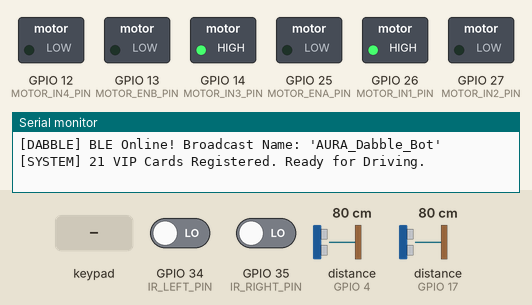
Bench run of a sketch on a simulated ESP32. On the bench: switched loads named in the sketch (green lamp = pin HIGH), the last lines printed to the serial monitor. Wiring (inferred from the names in the program): 2 × ultrasonic range finder: trigger GPIO 2, echo GPIO 4 / trigger GPIO 16, echo GPIO 17. Inputs (shaded band) come from the test bench; at power-on: GPIO 34 (IR_LEFT_PIN) LOW, distance to the obstacle (sensors on GPIO 4, GPIO 17) 80 cm, GPIO 35 (IR_RIGHT_PIN) LOW. The echo pulse lasts 58.3 µs per cm; pins used as bus, display or sensor lines are not drawn.

Above: at 1.2 s.
1.3 s: key '+' pressed
At 2.5 s:
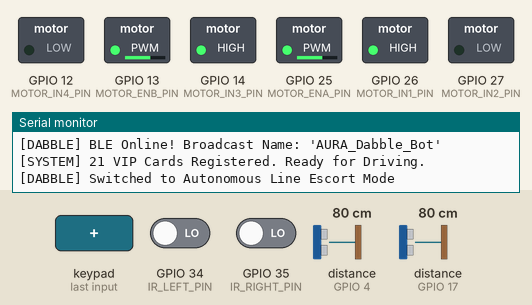
2.8 s: GPIO 34 (IR_LEFT_PIN) driven HIGH
At 3.9 s:
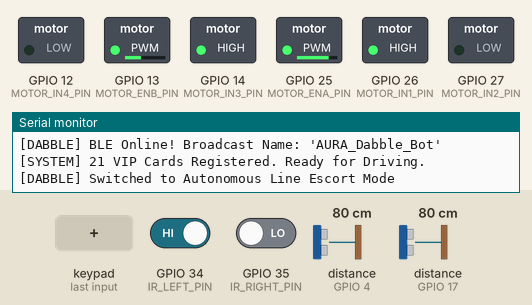
5.8 s: distance to the obstacle (sensor on GPIO 4) set to 39 cm
7.3 s: distance to the obstacle (sensor on GPIO 4) set to 32 cm
At 7.8 s:
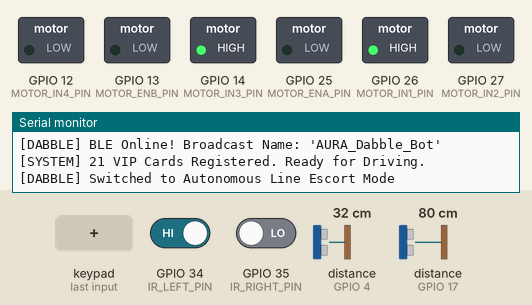
8.8 s: distance to the obstacle (sensor on GPIO 4) set to 60 cm
At 9.7 s:
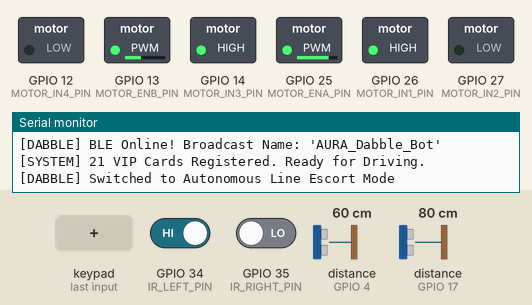
Timing chart, 0 to 11.3 s (numbered marks = the images above; inputs shaded):
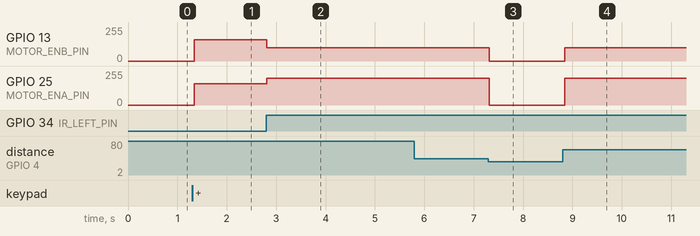

Measured:
- the behaviour switches between 36 and 35 cm on distance to the obstacle (sensor on GPIO 4) (found by bisection; images 2 and 3)
- after the input at 1.3 s, GPIO 13 (MOTOR_ENB_PIN), GPIO 25 (MOTOR_ENA_PIN): 0/255 → 160/255 at once
- after the input at 2.8 s, GPIO 13 (MOTOR_ENB_PIN): 160/255 → 100/255 at once; GPIO 25 (MOTOR_ENA_PIN): 160/255 → 200/255 at once
- after the input at 5.8 s, every drawn part: stays the same
- after the input at 7.3 s, GPIO 13 (MOTOR_ENB_PIN): 100/255 → 0/255 at once; GPIO 25 (MOTOR_ENA_PIN): 200/255 → 0/255 at once
- after the input at 8.8 s, GPIO 13 (MOTOR_ENB_PIN): 0/255 → 100/255 at once; GPIO 25 (MOTOR_ENA_PIN): 0/255 → 200/255 at once

The sketch:

AURA_Dabble_Gamepad.ino
```cpp
/*
 * ======================================================================================
 * AURA-EJUST — DABBLE GAMEPAD FIRMWARE (ESP32 DevKit V1)
 * ======================================================================================
 * Allows full remote manual driving of the VIP Humanoid Robot using the "Dabble" mobile app
 * from STEMpedia (iOS / Android) over Bluetooth Low Energy (BLE).
 *
 * Supported Dabble Modules:
 *   1. GamePad Digital Mode: Directional D-Pad (Up, Down, Left, Right) + Action Buttons
 *   2. GamePad Analog Mode: Fluid Dual-Axis Joystick (Variable Speed Differential Drive)
 *
 * Integrated Hardware & Safety:
 *   - L298N Dual H-Bridge Driver (4 DC Motors)
 *   - HC-SR04 Ultrasonic Collision Sensor (Automatic Safety Brake if obstacle < 35 cm)
 *   - MFRC522 NFC Reader (SPI) — 21 Pre-loaded VIP Cards (7-byte & 4-byte UIDs)
 *   - TCRT5000 IR Sensors (Autonomous Line Escort mode triggerable via Start button)
 *
 * How to Connect:
 *   1. Install "Dabble - Bluetooth Controller" from Google Play Store or Apple App Store.
 *   2. Install "DabbleESP32" library in Arduino IDE (Tools -> Manage Libraries -> DabbleESP32).
 *   3. Open Dabble App -> Tap Bluetooth icon -> Select "AURA_Dabble_Bot" -> Open "GamePad".
 * ======================================================================================
 */

#define CUSTOM_SETTINGS
#define INCLUDE_GAMEPAD_MODULE
#include <DabbleESP32.h>
#include <SPI.h>
#include <MFRC522.h>

// ======================================================================================
// 1. PIN DEFINITIONS (ESP32 DevKit V1)
// ======================================================================================

// L298N Dual H-Bridge Motor Driver (4 DC Motors)
#define MOTOR_ENA_PIN   25    // Left Motors PWM Speed (0-255)
#define MOTOR_IN1_PIN   26    // Left Motors Dir 1
#define MOTOR_IN2_PIN   27    // Left Motors Dir 2
#define MOTOR_IN3_PIN   14    // Right Motors Dir 1
#define MOTOR_IN4_PIN   12    // Right Motors Dir 2
#define MOTOR_ENB_PIN   13    // Right Motors PWM Speed (0-255)

// MFRC522 NFC Reader (Hardware VSPI)
#define NFC_SS_PIN      5     // SDA / SS
#define NFC_RST_PIN     21    // Reset pin
// SPI Default Pins: SCK=18, MISO=19, MOSI=23

// IR Line Tracking Sensors (1 or 2 Sensors)
#define IR_LEFT_PIN     34    // Left IR Sensor (Input Only pin)
#define IR_RIGHT_PIN    35    // Right IR Sensor (Input Only pin, set to -1 if using only 1 IR)
#define LINE_ACTIVE     LOW   // LOW when sensor sees black line

// HC-SR04 Ultrasonic Sensors (Front Obstacle Collision Safety)
#define TRIG_PIN_1      2     // Front Ultrasonic Trig
#define ECHO_PIN_1      4     // Front Ultrasonic Echo
#define TRIG_PIN_2      16    // Optional 2nd Ultrasonic Trig (-1 if not connected)
#define ECHO_PIN_2      17    // Optional 2nd Ultrasonic Echo (-1 if not connected)

// Safety Thresholds
#define OBSTACLE_STOP_CM    35    // Emergency stop distance (cm)

// Driving Speeds
int normalDriveSpeed = 160;   // Default drive PWM (0-255)
int turboDriveSpeed  = 230;   // Turbo drive PWM (Triangle button)
int precisionSpeed   = 100;   // Precision drive PWM (Circle button)
int activeMaxSpeed   = 160;

// ======================================================================================
// 2. 21 REGISTERED SUMMIT NFC CARDS (Clean ID Numbering: VIP Guest 1 .. 21)
// ======================================================================================
struct VIPCard {
    const char* code;
    uint8_t id;
};

const VIPCard VIP_CARDS[] = {
    {"53B80572420001", 1},
    {"53B90572420001", 2},
    {"53BA0572420001", 3},
    {"53BB0572420001", 4},
    {"53C00572420001", 5},
    {"53C10572420001", 6},
    {"53C20572420001", 7},
    {"53C30572420001", 8},
    {"53C80572420001", 9},
    {"53C90572420001", 10},
    {"53CA0572420001", 11},
    {"53CB0572420001", 12},
    {"53D00572420001", 13},
    {"53D10572420001", 14},
    {"53D20572420001", 15},
    {"53D30572420001", 16},
    {"53D80572420001", 17},
    {"53D90572420001", 18},
    {"53DA0572420001", 19},
    {"53DB0572420001", 20},
    {"53E00572420001", 21}
};
const int TOTAL_VIP_CARDS = sizeof(VIP_CARDS) / sizeof(VIP_CARDS[0]);

// ======================================================================================
// 3. OBJECTS & STATE VARIABLES
// ======================================================================================
MFRC522 rfid(NFC_SS_PIN, NFC_RST_PIN);

enum DriveMode { MODE_MANUAL_DABBLE, MODE_AUTO_LINE_ESCORT };
DriveMode currentMode = MODE_MANUAL_DABBLE;

unsigned long lastNfcScanTime = 0;
unsigned long lastTelemetryTime = 0;
bool obstacleActive = false;

// Forward Declarations
void setMotors(int leftSpeed, int rightSpeed);
void stopMotors();
long getMinObstacleDistance();
void checkNfcReader();
void handleDabbleGamepad();
void runAutonomousLineEscort();

// ======================================================================================
// 4. MOTOR CONTROL
// ======================================================================================
void setMotors(int leftSpeed, int rightSpeed) {
    if (leftSpeed >= 0) {
        digitalWrite(MOTOR_IN1_PIN, HIGH);
        digitalWrite(MOTOR_IN2_PIN, LOW);
    } else {
        digitalWrite(MOTOR_IN1_PIN, LOW);
        digitalWrite(MOTOR_IN2_PIN, HIGH);
        leftSpeed = -leftSpeed;
    }

    if (rightSpeed >= 0) {
        digitalWrite(MOTOR_IN3_PIN, HIGH);
        digitalWrite(MOTOR_IN4_PIN, LOW);
    } else {
        digitalWrite(MOTOR_IN3_PIN, LOW);
        digitalWrite(MOTOR_IN4_PIN, HIGH);
        rightSpeed = -rightSpeed;
    }

    analogWrite(MOTOR_ENA_PIN, constrain(leftSpeed, 0, 255));
    analogWrite(MOTOR_ENB_PIN, constrain(rightSpeed, 0, 255));
}

void stopMotors() {
    setMotors(0, 0);
}

// ======================================================================================
// 5. ULTRASONIC SENSOR
// ======================================================================================
long readUltrasonicCM(int trigPin, int echoPin) {
    if (trigPin < 0 || echoPin < 0) return 999;
    digitalWrite(trigPin, LOW);
    delayMicroseconds(2);
    digitalWrite(trigPin, HIGH);
    delayMicroseconds(10);
    digitalWrite(trigPin, LOW);
    long duration = pulseIn(echoPin, HIGH, 22000);
    if (duration == 0) return 999;
    return duration * 0.034 / 2;
}

long getMinObstacleDistance() {
    long d1 = readUltrasonicCM(TRIG_PIN_1, ECHO_PIN_1);
    long d2 = (TRIG_PIN_2 >= 0) ? readUltrasonicCM(TRIG_PIN_2, ECHO_PIN_2) : 999;
    return min(d1, d2);
}

// ======================================================================================
// 6. NFC READER
// ======================================================================================
void checkNfcReader() {
    if (!rfid.PICC_IsNewCardPresent()) return;

    unsigned long now = millis();
    if (now - lastNfcScanTime < 1500) return;

    if (!rfid.PICC_ReadCardSerial()) {
        lastNfcScanTime = now;
        return;
    }
    lastNfcScanTime = now;

    String uidStr = "";
    for (byte i = 0; i < rfid.uid.size; i++) {
        if (rfid.uid.uidByte[i] < 0x10) uidStr += "0";
        uidStr += String(rfid.uid.uidByte[i], HEX);
    }
    uidStr.toUpperCase();

    rfid.PICC_HaltA();
    rfid.PCD_StopCrypto1();

    int matchedIdx = -1;
    for (int i = 0; i < TOTAL_VIP_CARDS; i++) {
        if (uidStr.equalsIgnoreCase(VIP_CARDS[i].code)) {
            matchedIdx = i;
            break;
        }
    }

    if (matchedIdx >= 0) {
        Serial.printf("[NFC VALID] Welcome VIP Guest %d (Code: %s)\n", VIP_CARDS[matchedIdx].id, uidStr.c_str());
    } else {
        Serial.printf("[NFC UNKNOWN] Unregistered Card: %s\n", uidStr.c_str());
    }
}

// ======================================================================================
// 7. DABBLE GAMEPAD HANDLER (DIGITAL & ANALOG JOYSTICK)
// ======================================================================================
void handleDabbleGamepad() {
    Dabble.processInput(); // Fetch latest Bluetooth packet from Dabble app

    // 1. Button Speed Profile Selection
    if (GamePad.isTrianglePressed()) {
        activeMaxSpeed = turboDriveSpeed;  // Turbo Mode
    } else if (GamePad.isCirclePressed()) {
        activeMaxSpeed = precisionSpeed;   // Precision Crawl Mode
    } else {
        activeMaxSpeed = normalDriveSpeed; // Normal Mode
    }

    // 2. Start / Select / Cross Actions
    if (GamePad.isStartPressed()) {
        currentMode = MODE_AUTO_LINE_ESCORT;
        Serial.println("[DABBLE] Switched to Autonomous Line Escort Mode");
        return;
    }
    if (GamePad.isSelectPressed() || GamePad.isCrossPressed()) {
        currentMode = MODE_MANUAL_DABBLE;
        stopMotors();
        Serial.println("[DABBLE] Stopped / Manual Mode Restored");
        return;
    }

    // 3. Obstacle Collision Safety Check
    long dist = getMinObstacleDistance();
    bool obstacleAhead = (dist < OBSTACLE_STOP_CM);

    // 4. Analog Joystick Mode
    // getXaxisData() and getYaxisData() range between -7.0 and 7.0
    float joyX = GamePad.getXaxisData();
    float joyY = GamePad.getYaxisData();

    // Check if joystick is being actively moved (outside 1.0 deadzone)
    if (abs(joyX) > 1.0 || abs(joyY) > 1.0) {
        // Map joystick input to motor PWM
        int fwdSpeed  = map((long)(joyY * 10), -70, 70, -activeMaxSpeed, activeMaxSpeed);
        int turnSpeed = map((long)(joyX * 10), -70, 70, -activeMaxSpeed, activeMaxSpeed);

        // Safety override: prevent forward driving if obstacle is detected
        if (fwdSpeed > 0 && obstacleAhead) {
            stopMotors();
            Serial.printf("[SAFETY] Forward move blocked! Obstacle at %ld cm\n", dist);
            return;
        }

        int leftMotor  = constrain(fwdSpeed + turnSpeed, -255, 255);
        int rightMotor = constrain(fwdSpeed - turnSpeed, -255, 255);

        setMotors(leftMotor, rightMotor);
        return;
    }

    // 5. Digital D-Pad Mode (Buttons)
    if (GamePad.isUpPressed()) {
        if (obstacleAhead) {
            stopMotors();
            Serial.printf("[SAFETY] Move Up blocked! Obstacle at %ld cm\n", dist);
        } else {
            setMotors(activeMaxSpeed, activeMaxSpeed); // Forward
        }
    } else if (GamePad.isDownPressed()) {
        setMotors(-activeMaxSpeed, -activeMaxSpeed);  // Backward
    } else if (GamePad.isLeftPressed()) {
        setMotors(-activeMaxSpeed, activeMaxSpeed);   // Spin Left
    } else if (GamePad.isRightPressed()) {
        setMotors(activeMaxSpeed, -activeMaxSpeed);   // Spin Right
    } else {
        stopMotors(); // No button pressed -> Motors off
    }
}

// ======================================================================================
// 8. AUTONOMOUS LINE ESCORT (TRIGGERED VIA START BUTTON)
// ======================================================================================
void runAutonomousLineEscort() {
    long dist = getMinObstacleDistance();
    if (dist < OBSTACLE_STOP_CM) {
        stopMotors();
        return;
    }

    int leftIR = digitalRead(IR_LEFT_PIN);
    int rightIR = (IR_RIGHT_PIN >= 0) ? digitalRead(IR_RIGHT_PIN) : -1;

    if (rightIR == -1) {
        setMotors(normalDriveSpeed, normalDriveSpeed);
        return;
    }

    bool leftOn = (leftIR == LINE_ACTIVE);
    bool rightOn = (rightIR == LINE_ACTIVE);

    if (leftOn && rightOn) {
        setMotors(normalDriveSpeed, normalDriveSpeed);
    } else if (leftOn && !rightOn) {
        setMotors(normalDriveSpeed - 60, normalDriveSpeed + 40); // Steer left
    } else if (!leftOn && rightOn) {
        setMotors(normalDriveSpeed + 40, normalDriveSpeed - 60); // Steer right
    } else {
        setMotors(normalDriveSpeed, normalDriveSpeed);
    }
}

// ======================================================================================
// 9. SETUP & MAIN LOOP
// ======================================================================================
void setup() {
    Serial.begin(115200);
    Serial.println("\n--- [AURA-EJUST] Dabble Gamepad Controller (ESP32 DevKit V1) ---");

    // Initialize SPI & MFRC522 NFC Reader
    SPI.begin();
    rfid.PCD_Init();
    Serial.println("[NFC] MFRC522 Initialized (SPI: SCK=18, MISO=19, MOSI=23, SS=5)");

    // Initialize Motor Driver Pins
    pinMode(MOTOR_ENA_PIN, OUTPUT);
    pinMode(MOTOR_IN1_PIN, OUTPUT);
    pinMode(MOTOR_IN2_PIN, OUTPUT);
    pinMode(MOTOR_IN3_PIN, OUTPUT);
    pinMode(MOTOR_IN4_PIN, OUTPUT);
    pinMode(MOTOR_ENB_PIN, OUTPUT);
    stopMotors();

    // Initialize IR Sensors
    pinMode(IR_LEFT_PIN, INPUT);
    if (IR_RIGHT_PIN >= 0) pinMode(IR_RIGHT_PIN, INPUT);

    // Initialize Ultrasonic Sensors
    pinMode(TRIG_PIN_1, OUTPUT);
    pinMode(ECHO_PIN_1, INPUT);
    if (TRIG_PIN_2 >= 0) {
        pinMode(TRIG_PIN_2, OUTPUT);
        pinMode(ECHO_PIN_2, INPUT);
    }

    // Initialize Dabble BLE Stack
    Dabble.begin("AURA_Dabble_Bot");
    Serial.println("[DABBLE] BLE Online! Broadcast Name: 'AURA_Dabble_Bot'");
    Serial.printf("[SYSTEM] %d VIP Cards Registered. Ready for Driving.\n", TOTAL_VIP_CARDS);
}

void loop() {
    checkNfcReader();

    if (currentMode == MODE_MANUAL_DABBLE) {
        handleDabbleGamepad();
    } else if (currentMode == MODE_AUTO_LINE_ESCORT) {
        // Allow exiting auto mode with Gamepad buttons
        Dabble.processInput();
        if (GamePad.isSelectPressed() || GamePad.isCrossPressed()) {
            currentMode = MODE_MANUAL_DABBLE;
            stopMotors();
            Serial.println("[DABBLE] Escort Cancelled -> Switched to Manual Mode");
        } else {
            runAutonomousLineEscort();
        }
    }
}
```
